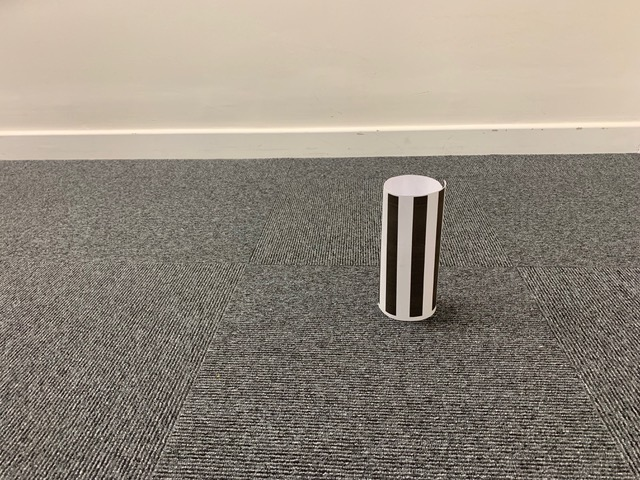
#> input picture MC_PyExperiments/assets/white_obstacle0.jpeg, 640 x 480 px, found by its file name
$ python fourier.py
#> lines starting #> are read from the running program, lines starting #| are printed output that depends on the picture
import cv2
import numpy as np
import os
import sys
from matplotlib import pyplot as plt


img = cv2.imread("../assets/white_obstacle0.jpeg",cv2.IMREAD_GRAYSCALE)
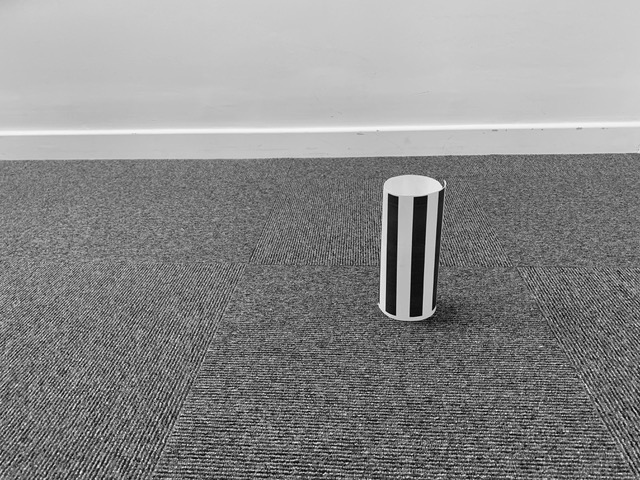
#> img: shape (480, 640); min 0, max 255, mean 138.1

f = np.fft.fft2(img)
#shift the zero-frequency component to the center of the spectrum
fshift = np.fft.fftshift(f)
magnitude = 20*np.log(np.abs(f))
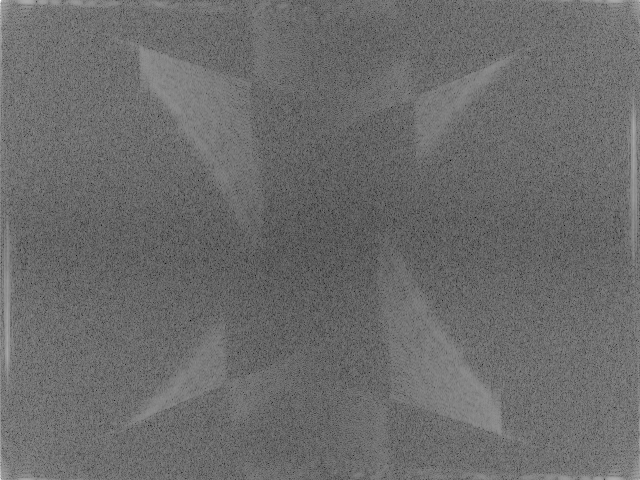
#> magnitude: shape (480, 640) float64; min 56.61, max 351.3, mean 181.5; drawn with min black and max white
magnitude = np.asarray(magnitude,dtype = np.uint8)
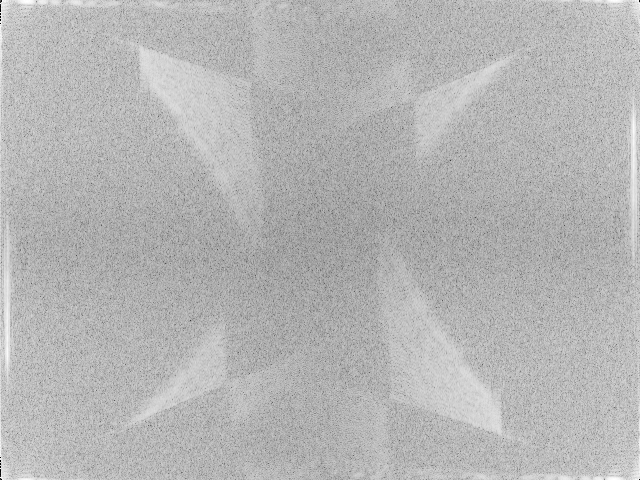
#> magnitude: shape (480, 640); min 0, max 255, mean 181

cv2.imshow("magnitude spectrum", magnitude)

cv2.imshow("Image",img)
cv2.waitKey(0)
cv2.destroyAllWindows()

$ run again, with MC_PyExperiments/assets/white_obstacle1.jpeg copied over MC_PyExperiments/assets/white_obstacle0.jpeg
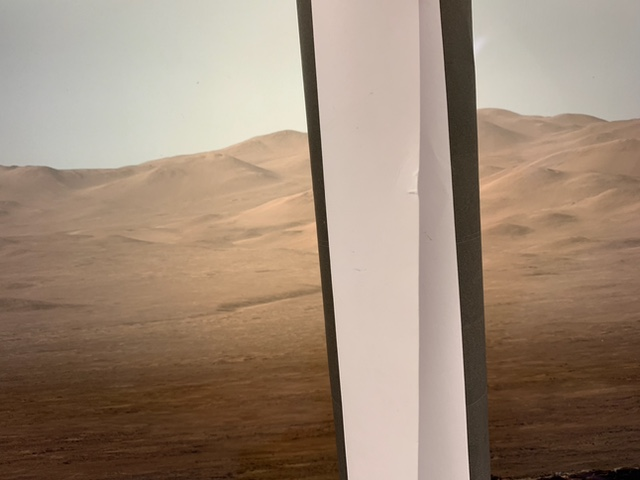
#> input picture MC_PyExperiments/assets/white_obstacle1.jpeg, 640 x 480 px, found by its file name
#> `img = cv2.imread("../assets/white_obstacle0.jpeg",cv2.IMREAD_GRAYSCALE)`:
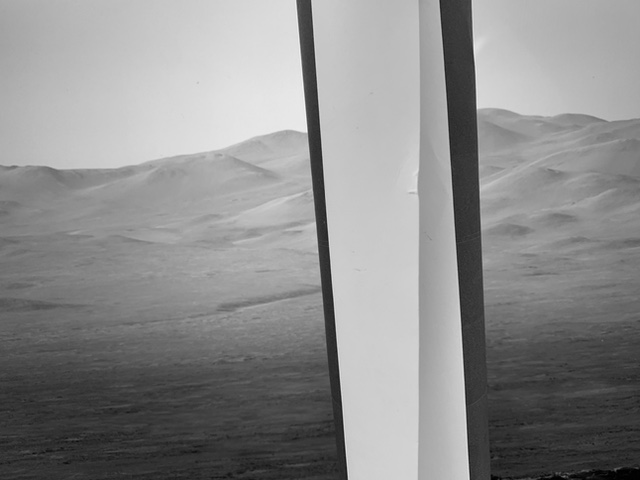
#> img: shape (480, 640); min 0, max 250, mean 140.6
#> `magnitude = np.asarray(magnitude,dtype = np.uint8)`:
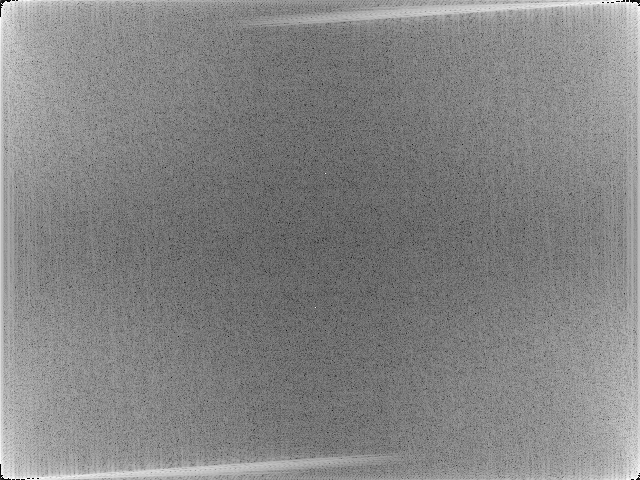
#> magnitude: shape (480, 640); min 0, max 255, mean 131.7

$ run again, with MC_PyExperiments/assets/white_obstacle2.jpeg copied over MC_PyExperiments/assets/white_obstacle0.jpeg
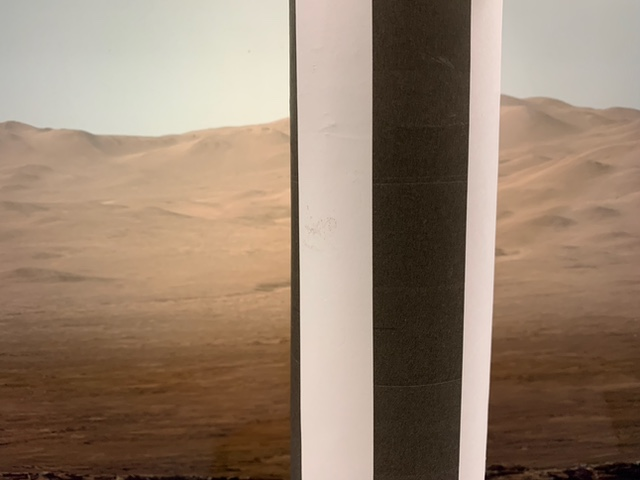
#> input picture MC_PyExperiments/assets/white_obstacle2.jpeg, 640 x 480 px, found by its file name
#> `img = cv2.imread("../assets/white_obstacle0.jpeg",cv2.IMREAD_GRAYSCALE)`:
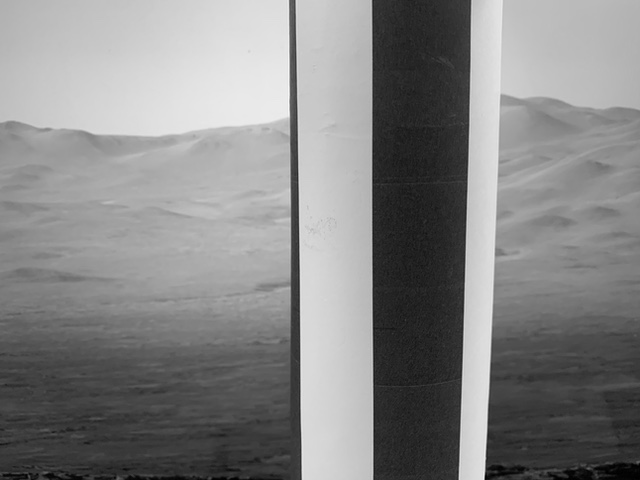
#> img: shape (480, 640); min 0, max 252, mean 132.7
#> `magnitude = np.asarray(magnitude,dtype = np.uint8)`:
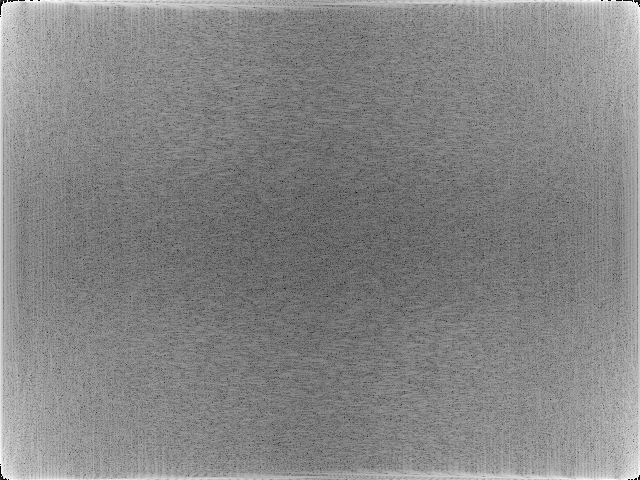
#> magnitude: shape (480, 640); min 0, max 255, mean 132.9

$ run again, with MC_PyExperiments/assets/white_obstacle3.jpeg copied over MC_PyExperiments/assets/white_obstacle0.jpeg
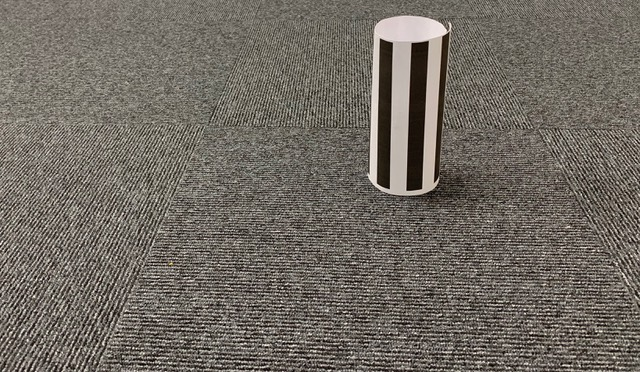
#> input picture MC_PyExperiments/assets/white_obstacle3.jpeg, 640 x 372 px, found by its file name
#> `magnitude = 20*np.log(np.abs(f))`:
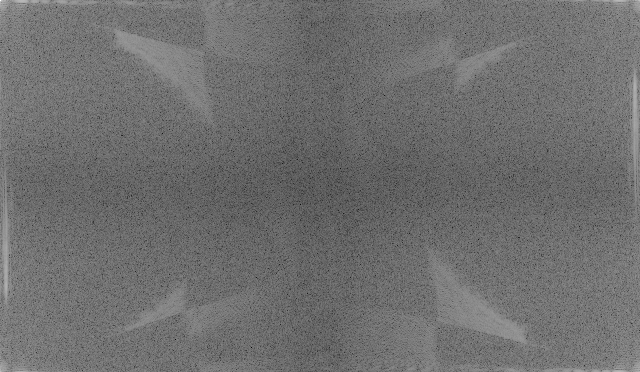
#> magnitude: shape (372, 640) float64; min 61.29, max 341.2, mean 183.4; drawn with min black and max white
#> `magnitude = np.asarray(magnitude,dtype = np.uint8)`:
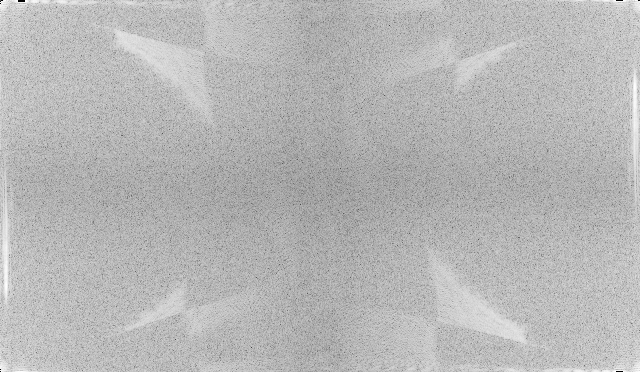
#> magnitude: shape (372, 640); min 0, max 255, mean 182.8
